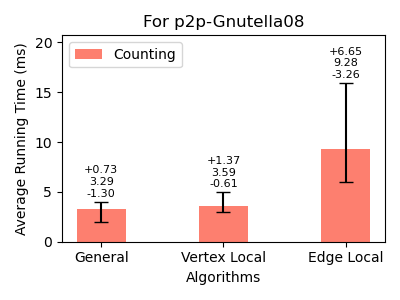

Recreate this plot in Python.
import os
import matplotlib.pyplot as plt

counting_times = [3.29192, 3.59269, 9.27523]
counting_min = [1.9945, 2.9815, 6.0133]
counting_max = [4.017, 4.9623, 15.9237]

inputs = ['General', 'Vertex Local', 'Edge Local']

bar_width = 0.40
index = range(len(inputs))

fig, ax = plt.subplots(figsize=(4, 3), dpi=100)

alg1_bars = ax.bar(index, counting_times, bar_width, color="#fd7f6f", label='Counting')

for i, (v, vmin, vmax) in enumerate(zip(counting_times, counting_min, counting_max)):
    ax.errorbar(i, v, yerr=[[v - vmin], [vmax - v]], fmt='', color='black', markersize=5, capsize=5)

ax.set_ylabel('Average Running Time (ms)')
ax.set_xlabel('Algorithms')
ax.set_xticks([i  for i in index])
ax.set_xticklabels(inputs)
ax.legend(loc='upper left')

for i, (v, vmin, vmax) in enumerate(zip(counting_times, counting_min, counting_max)):
    ax.text(i, vmax + 0.5, f'+{vmax-v:.2f}\n{v:.2f}\n-{v-vmin:.2f}', ha='center', fontsize=8)

ax.set_ylim(top=max(counting_max) * 1.3)

plt.title('For p2p-Gnutella08')
plt.tight_layout()

script_dir = os.path.dirname(os.path.abspath(__file__))
plt.savefig(os.path.join(script_dir, '4cycle_p2p-Gnutella08.png'))

plt.show()
